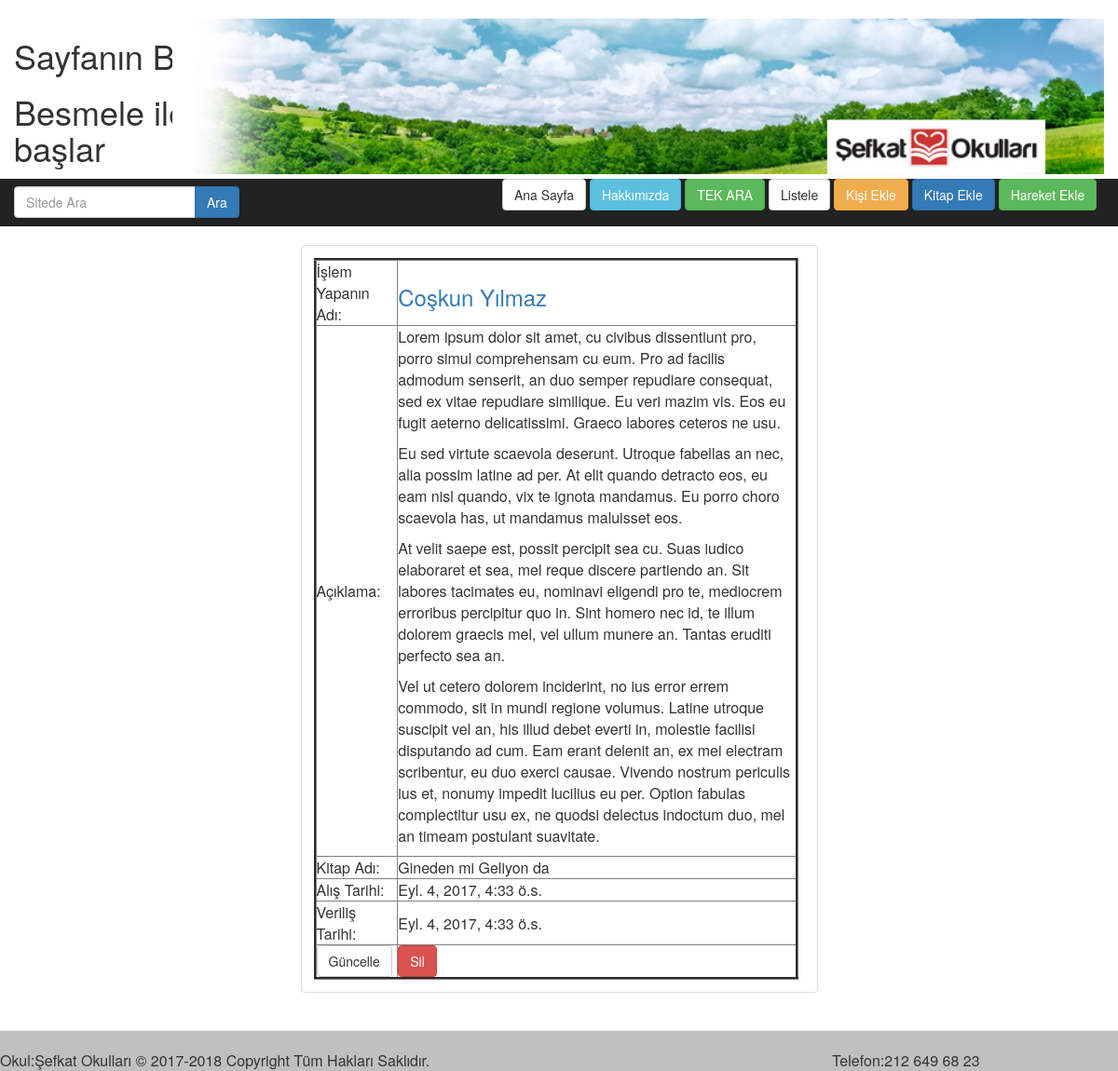
Screenshot of /coskun-yilmaz-1/hareket_incelefull/ with the database file from the repository.
### post/models.py (models this page shows, shortened)
class Hareketler(models.Model):
    adsoyad = models.CharField(max_length=60, verbose_name='Adı Soyadı')
    kitapadi = models.CharField(max_length=60, verbose_name='Kitap Adı')
    alistarihi = models.DateTimeField(verbose_name="Alış Tarihi", auto_now_add=False)
    verilistarihi =  models.DateTimeField(verbose_name="Veriliş Tarihi", auto_now_add=False)
    aciklama = models.TextField(verbose_name='Açıklama')
    slug = models.SlugField(unique=True, editable=False, max_length=70)
    class Meta:                           # Adminde Hareketlers yerine Hareketler gözükür
        verbose_name_plural = 'Hareketler'

### post/views.py (the view)
# urls.py: url(r'^(?P<slug>[\w-]+)/hareket_incelefull/$', hareket_incelefull, name='hareket_incelefull'),
def hareket_incelefull(request, slug):
    hareket = get_object_or_404(Hareketler,  slug=slug)
    return render(request, 'hareket_incelefull.html', locals())

### templates/hareket_incelefull.html
{% extends 'header.html' %}
{% block orta %}
    <div class="container">
        <div class="row">
            <div class="col-md-6 col-md-offset-3">
                <div class="thumbnail">
                    <div class="caption">
                        <table border="3" style="width:520px">
                        <tr>
                        <td> İşlem Yapanın Adı:</td><td><a href="{{ hereket.get_absolute_url }}"><h3>{{ hareket.adsoyad }}</h3></a></td>
                        </tr>
                        <tr><td>Açıklama:</td><td>{{ hareket.aciklama|safe|linebreaks}}</td></tr>
                        <tr><td>Kitap Adı:</td><td>{{ hareket.kitapadi}}</td></tr>
                        <tr><td>Alış Tarihi:</td><td>{{ hareket.alistarihi}}</td></tr>
                        <tr><td>Veriliş Tarihi:</td><td>{{ hareket.verilistarihi}}</td></tr>
                        <tr><td><a href="{{ hereket.get_update_url }}" class="btn btn-default" role="button">Güncelle</a></td><td><a href="{{ hereket.get_delete_url }}" class="btn btn-danger" role="button">Sil</a></td></tr>
                        </table>
                    </div>
                </div>
            </div>
        </div>
    </div>
{% endblock orta %}

### static/css/style.css (style rules this page uses)
table, th, td { border: 1px solid black; }

### rows the page displays
Hareketler: adsoyad "Coşkun Yılmaz", aciklama "Lorem ipsum dolor sit amet, cu civibus dissentiunt pro, porro simul comprehensam cu eum. Pro ad facilis admodum senserit, an duo semper repudiare consequat, sed ex vitae repudiare similique. Eu veri mazim vis. Eos eu fugit aeterno delicatissimi. Graeco labores ceteros ne usu. Eu sed virtute scaevola deserunt. Utroque fabellas an nec, alia possim latine ad per. At elit quando detracto eos, eu eam nisl quando, vix te ignota mandamus. Eu porro choro scaevola has, ut mandamus maluisset eos. At velit saepe est, possit percipit sea cu. Suas iudico elaboraret et sea, mel reque discere partiendo an. Sit labores tacimates eu, nominavi eligendi pro te, mediocrem erroribus percipitur quo in. Sint…", kitapadi "Gineden mi Geliyon da", alistarihi "Eyl. 4, 2017, 4:33 ö.s.", verilistarihi "Eyl. 4, 2017, 4:33 ö.s."
